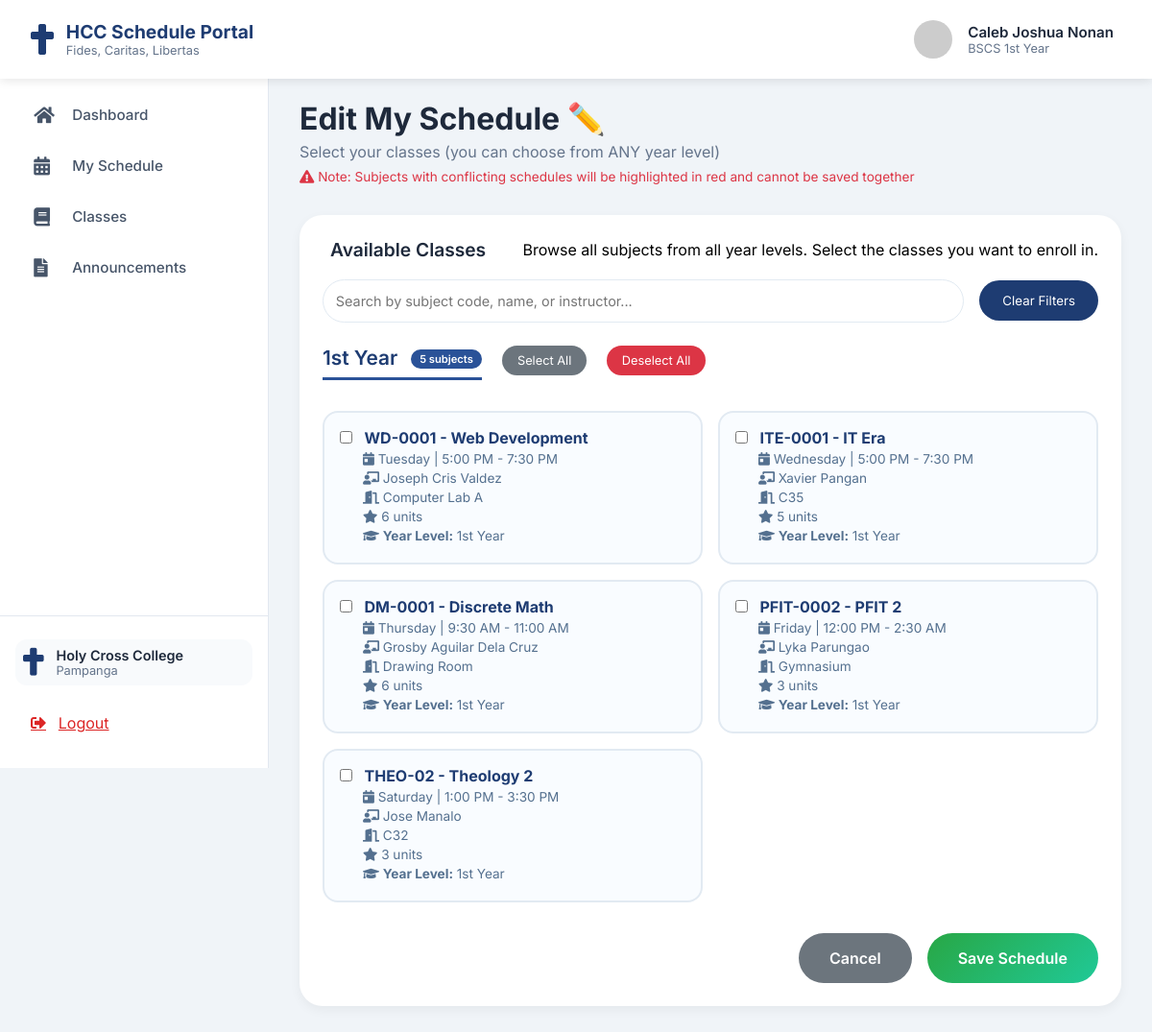
Page /schedule.php (signed in) on the committed database.
### tables this page shows
CREATE TABLE `section` (
  `section_id` int(11) NOT NULL,
  `section_code` varchar(20) NOT NULL,
  `section_name` varchar(50) NOT NULL,
  `year_level` enum('1st Year','2nd Year','3rd Year','4th Year','5th Year') NOT NULL,
  `semester` enum('1st Semester','2nd Semester','Summer') NOT NULL,
  `course` varchar(100) NOT NULL,
  `academic_year` varchar(20) NOT NULL,
  `schedule_day` enum('Monday','Tuesday','Wednesday','Thursday','Friday','Saturday','Sunday') DEFAULT NULL,
  `schedule_time_start` time DEFAULT NULL,
  `schedule_time_end` time DEFAULT NULL,
  `room` varchar(20) DEFAULT NULL,
  `instructor` varchar(100) DEFAULT NULL,
  `subject_id` int(11) DEFAULT NULL
);

CREATE TABLE `subjects` (
  `subject_id` int(11) NOT NULL,
  `subject_code` varchar(20) NOT NULL,
  `subject_name` varchar(100) NOT NULL,
  `description` text DEFAULT NULL,
  `units` int(11) NOT NULL CHECK (`units` > 0),
  `year_level` enum('1st Year','2nd Year','3rd Year','4th Year','5th Year') NOT NULL,
  `semester` enum('1st Semester','2nd Semester','Summer') NOT NULL,
  `course` varchar(100) NOT NULL
);

### schedule.php (the view, shortened to what this page needs)
<?php
$servername = "localhost";
$username = "root";
$password = "";
$dbname = "hcc_schedule";
$conn = new mysqli($servername, $username, $password, $dbname);
$first_name = $_SESSION['first_name'];
$last_name = $_SESSION['last_name'];
$course = $_SESSION['course'];
$year_level = $_SESSION['year_level'];
$sections_sql = "SELECT s.section_id, s.section_code, s.section_name, s.year_level, s.schedule_day, s.schedule_time_start, s.schedule_time_end,
                        s.room, s.instructor, sub.subject_id, sub.subject_code, sub.subject_name, sub.units
                 FROM section s
                 JOIN subjects sub ON s.subject_id = sub.subject_id
                 WHERE s.course = ? OR s.course = 'ANY' OR s.course LIKE CONCAT('%', ?, '%')
                 ORDER BY FIELD(s.year_level, '1st Year', '2nd Year', '3rd Year', '4th Year', '5th Year'),
                          FIELD(s.schedule_day, 'Monday', 'Tuesday', 'Wednesday', 'Thursday', 'Friday', 'Saturday', 'Sunday'),
                          s.schedule_time_start";
$stmt = $conn->prepare($sections_sql);
$stmt->bind_param("ss", $course, $course);
$stmt->execute();
$sections_result = $stmt->get_result();
$available_sections = [];
while ($row = $sections_result->fetch_assoc()) {
    $available_sections[] = $row;
}
$current_sections = [];
$sections_by_year = [
    '1st Year' => [],
    '2nd Year' => [],
    '3rd Year' => [],
    '4th Year' => [],
    '5th Year' => []
];
foreach ($available_sections as $section) {
    $year = $section['year_level'];
    if (isset($sections_by_year[$year])) {
        $sections_by_year[$year][] = $section;
    }
}
?>
<!DOCTYPE html>
<html lang="en">
<head>
  <link rel="stylesheet" href="https://use.fontawesome.com/releases/v5.15.4/css/all.css">
  <link rel="stylesheet" href="homepage.css">
</head>
<body>
  <nav class="navbar">
    <div class="nav-container">
      <div class="nav-logo">
        <i class="fas fa-cross"></i>
        <div class="logo-text">
          <span class="logo-main">HCC Schedule Portal</span>
          <span class="logo-sub">Fides, Caritas, Libertas</span>
        </div>
      </div>
      <div class="nav-user">
        <div class="user-profile">
          <img src="https://ui-avatars.com/api/?name=<?php echo urlencode($first_name . '+' . $last_name); ?>&background=1e3c72&color=fff&size=40" alt="Profile" class="profile-img">
          <div class="user-info">
            <span class="user-name"><?php echo htmlspecialchars($first_name . ' ' . $last_name); ?></span>
            <span class="user-role"><?php echo htmlspecialchars($course . ' ' . $year_level); ?></span>
          </div>
        </div>
      </div>
    </div>
  </nav>
  <div class="dashboard-container">
    <aside class="sidebar">
      <div class="sidebar-menu">
        <a href="homepage.php" class="menu-item">
          <i class="fas fa-home"></i>
          <span>Dashboard</span>
        </a>
        <a href="view_schedule.php" class="menu-item">
          <i class="fas fa-calendar-alt"></i>
          <span>My Schedule</span>
        </a>
        <a href="#" class="menu-item">
          <i class="fas fa-book"></i>
          <span>Classes</span>
        </a>
        <a href="#" class="menu-item">
          <i class="fas fa-file-alt"></i>
          <span>Announcements</span>
        </a>
      </div>
      <div class="sidebar-footer">
        <div class="school-info">
          <i class="fas fa-cross"></i>
          <div>
            <p class="school-name">Holy Cross College</p>
            <p class="school-location">Pampanga</p>
          </div>
        </div>
        <a href="index.php" class="logout-btn">
          <i class="fas fa-sign-out-alt"></i>
          <span>Logout</span>
        </a>
      </div>
    </aside>
    <main class="main-content">
      <div class="welcome-header">
        <div>
          <h1>Edit My Schedule <span>✏️</span></h1>
          <p class="welcome-date">Select your classes (you can choose from ANY year level)</p>
          <p style="color: #dc3545; font-size: 0.85rem; margin-top: 0.5rem;">
            <i class="fas fa-exclamation-triangle"></i> Note: Subjects with conflicting schedules will be highlighted in red and cannot be saved together
          </p>
        </div>
      </div>
      <div class="card">
        <div class="card-header">
          <h2><i class="fas fa-list-check"></i> Available Classes</h2>
          <p>Browse all subjects from all year levels. Select the classes you want to enroll in.</p>
        </div>
        <div class="filter-section">
          <input type="text" id="searchInput" class="search-box" placeholder="Search by subject code, name, or instructor...">
          <button class="filter-btn" onclick="clearFilters()">Clear Filters</button>
        </div>
        <form method="POST" action="" id="scheduleForm" onsubmit="return validateConflictsBeforeSubmit()">
          <?php foreach ($sections_by_year as $year => $sections): ?>
            <?php if (!empty($sections)): ?>
              <div class="year-section" data-year="<?php echo $year; ?>">
                <div>
                  <h3 class="year-title">
                    <?php echo $year; ?>
                    <span class="year-badge"><?php echo count($sections); ?> subjects</span>
                  </h3>
                  <button type="button" class="select-all-btn" onclick="selectAllByYear('<?php echo $year; ?>')">Select All</button>
                  <button type="button" class="select-all-btn" onclick="deselectAllByYear('<?php echo $year; ?>')" style="background: #dc3545;">Deselect All</button>
                </div>
                <div class="sections-grid">
                  <?php foreach ($sections as $section):
                      $start_time = date('g:i A', strtotime($section['schedule_time_start']));
                      $end_time = date('g:i A', strtotime($section['schedule_time_end']));
                      $is_selected = in_array($section['section_id'], $current_sections);
                  ?>
                    <div class="section-card <?php echo $is_selected ? 'selected' : ''; ?>"
                         data-year="<?php echo $year; ?>"
                         data-section-id="<?php echo $section['section_id']; ?>"
                         data-day="<?php echo $section['schedule_day']; ?>"
                         data-start="<?php echo $section['schedule_time_start']; ?>"
                         data-end="<?php echo $section['schedule_time_end']; ?>"
                         data-subject="<?php echo strtolower($section['subject_name'] . ' ' . $section['subject_code'] . ' ' . $section['instructor']); ?>"
                         onclick="toggleSection(this, <?php echo $section['section_id']; ?>)">
                      <div>
                        <input type="checkbox" name="sections[]" value="<?php echo $section['section_id']; ?>" id="section_<?php echo $section['section_id']; ?>" <?php echo $is_selected ? 'checked' : ''; ?> onclick="event.stopPropagation(); checkConflicts();">
                        <label for="section_<?php echo $section['section_id']; ?>" class="section-title">
                          <strong><?php echo htmlspecialchars($section['subject_code']); ?> - <?php echo htmlspecialchars($section['subject_name']); ?></strong>
                        </label>
                      </div>
                      <div class="section-details">
                        <p><i class="fas fa-calendar-day"></i> <?php echo htmlspecialchars($section['schedule_day']); ?> | <?php echo $start_time; ?> - <?php echo $end_time; ?></p>
                        <p><i class="fas fa-chalkboard-teacher"></i> <?php echo htmlspecialchars($section['instructor']); ?></p>
                        <p><i class="fas fa-door-open"></i> <?php echo htmlspecialchars($section['room']); ?></p>
                        <p><i class="fas fa-star"></i> <?php echo htmlspecialchars($section['units']); ?> units</p>
                        <p><i class="fas fa-graduation-cap"></i> <strong>Year Level:</strong> <?php echo $year; ?></p>
                      </div>
                    </div>
                  <?php endforeach; ?>
                </div>
              </div>
            <?php endif; ?>
          <?php endforeach; ?>
          <div class="form-actions">
            <a href="view_schedule.php" class="cancel-btn">Cancel</a>
            <button type="submit" class="save-btn">Save Schedule</button>
          </div>
        </form>
      </div>
    </main>
  </div>
</body>
</html>

### homepage.css (style rules this page uses)
* { margin: 0; padding: 0; box-sizing: border-box; font-family: 'Inter', sans-serif; }
body { background: #f0f4f8; min-height: 100vh; }
.navbar { background: white; box-shadow: 0 2px 10px rgba(0, 0, 0, 0.1); position: fixed; top: 0; left: 0; right: 0; z-index: 1000; }
.nav-container { max-width: 1600px; margin: 0 auto; padding: 0.8rem 2rem; display: flex; align-items: center; justify-content: space-between; }
.nav-logo { display: flex; align-items: center; gap: 0.8rem; }
.nav-logo i { font-size: 2rem; color: #1e3c72; }
.logo-text { display: flex; flex-direction: column; }
.logo-main { font-weight: 700; font-size: 1.2rem; color: #1e3c72; }
.logo-sub { font-size: 0.8rem; color: #64748b; }
.nav-user { display: flex; align-items: center; gap: 1.5rem; }
.user-profile { display: flex; align-items: center; gap: 1rem; cursor: pointer; padding: 0.5rem; border-radius: 40px; transition: background 0.2s; }
.profile-img { width: 40px; height: 40px; border-radius: 50%; object-fit: cover; }
.user-info { display: flex; flex-direction: column; }
.user-name { font-weight: 600; font-size: 0.95rem; color: #1e293b; }
.user-role { font-size: 0.8rem; color: #64748b; }
.dashboard-container { display: flex; margin-top: 72px; min-height: calc(100vh - 72px); }
.sidebar { width: 280px; background: white; border-right: 1px solid #e2e8f0; display: flex; flex-direction: column; justify-content: space-between; position: fixed; height: calc(100vh - 72px); overflow-y: auto; }
.sidebar-menu { padding: 1.5rem 1rem; }
.menu-item { display: flex; align-items: center; gap: 1rem; padding: 0.9rem 1.2rem; color: #475569; text-decoration: none; border-radius: 12px; transition: all 0.2s; margin-bottom: 0.3rem; }
.menu-item i { width: 24px; font-size: 1.2rem; }
.menu-item span { font-size: 0.95rem; font-weight: 500; }
.sidebar-footer { padding: 1.5rem 1rem; border-top: 1px solid #e2e8f0; }
.school-info { display: flex; align-items: center; gap: 0.8rem; margin-bottom: 1rem; padding: 0.5rem; background: #f8fafc; border-radius: 12px; }
.school-info i { font-size: 1.8rem; color: #1e3c72; }
.school-name { font-weight: 600; font-size: 0.9rem; color: #1e293b; }
.school-location { font-size: 0.8rem; color: #64748b; }
.logout-btn { display: flex; align-items: center; gap: 0.8rem; padding: 0.8rem 1rem; color: #dc2626; border-radius: 12px; cursor: pointer; transition: background 0.2s; }
.main-content { flex: 1; margin-left: 280px; padding: 2rem; max-width: calc(100% - 280px); }
.welcome-header { display: flex; justify-content: space-between; align-items: center; margin-bottom: 2rem; }
.welcome-header h1 { font-size: 2rem; font-weight: 700; color: #1e293b; margin-bottom: 0.3rem; }
.welcome-header h1 span { font-size: 2rem; }
.welcome-date { color: #64748b; font-size: 1rem; }
.card { background: white; border-radius: 24px; padding: 1.5rem; margin-bottom: 1.5rem; box-shadow: 0 4px 12px rgba(0, 0, 0, 0.05); }
.card-header { display: flex; justify-content: space-between; align-items: center; margin-bottom: 1.2rem; }
.card-header h2 { font-size: 1.2rem; font-weight: 600; color: #1e293b; display: flex; align-items: center; gap: 0.5rem; }

### rows in the picture
section: year_level "1st Year", count($sections) "5", subject.subject_code "THEO-02", subject.subject_name "Theology 2", schedule_day "Saturday", schedule_time_start "1:00 PM", schedule_time_end "3:30 PM", instructor "Jose Manalo", room "C32", subject.units "3"
section: subject.subject_code "WD-0001", subject.subject_name "Web Development", schedule_day "Tuesday", schedule_time_start "5:00 PM", schedule_time_end "7:30 PM", instructor "Joseph Cris Valdez", room "Computer Lab A", subject.units "6"
section: subject.subject_code "ITE-0001", subject.subject_name "IT Era", schedule_day "Wednesday", schedule_time_start "5:00 PM", schedule_time_end "7:30 PM", instructor "Xavier Pangan", room "C35", subject.units "5"
section: subject.subject_code "DM-0001", subject.subject_name "Discrete Math", schedule_day "Thursday", schedule_time_start "9:30 AM", schedule_time_end "11:00 AM", instructor "Grosby Aguilar Dela Cruz", room "Drawing Room", subject.units "6"
section: subject.subject_code "PFIT-0002", subject.subject_name "PFIT 2", schedule_day "Friday", schedule_time_start "12:00 PM", schedule_time_end "2:30 AM", instructor "Lyka Parungao", room "Gymnasium", subject.units "3"

### other values in the picture
$first_name . ' ' . $last_name "Caleb Joshua Nonan"
$course . ' ' . $year_level "BSCS 1st Year"
